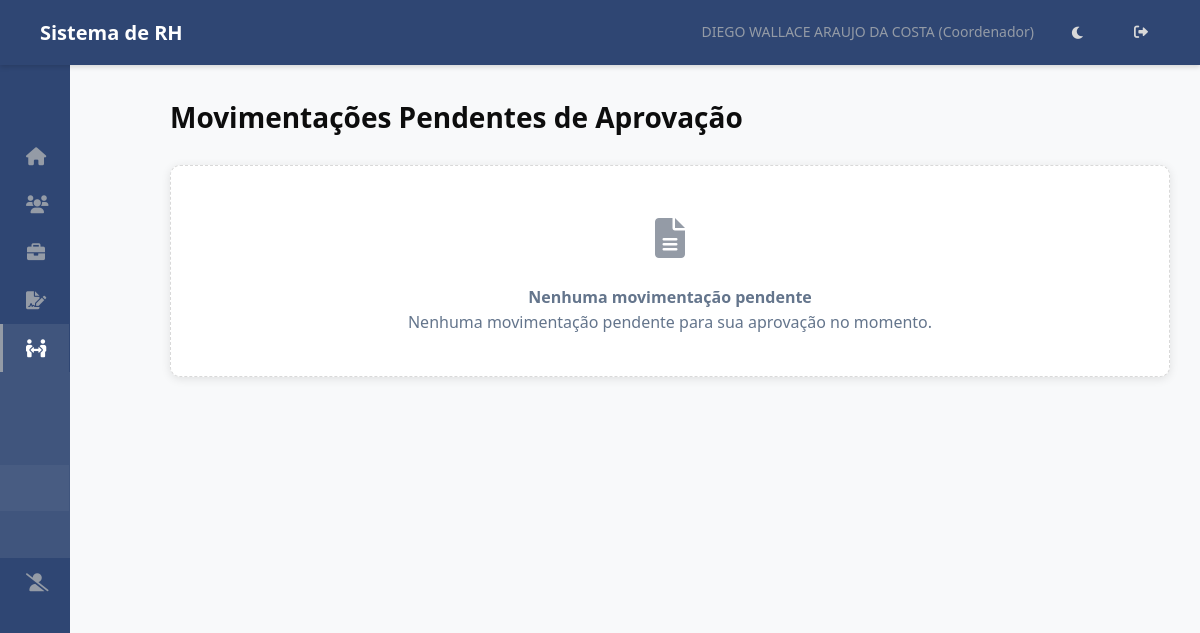
The page /mp/aprovar/ (signed in) on the database as committed earlier.
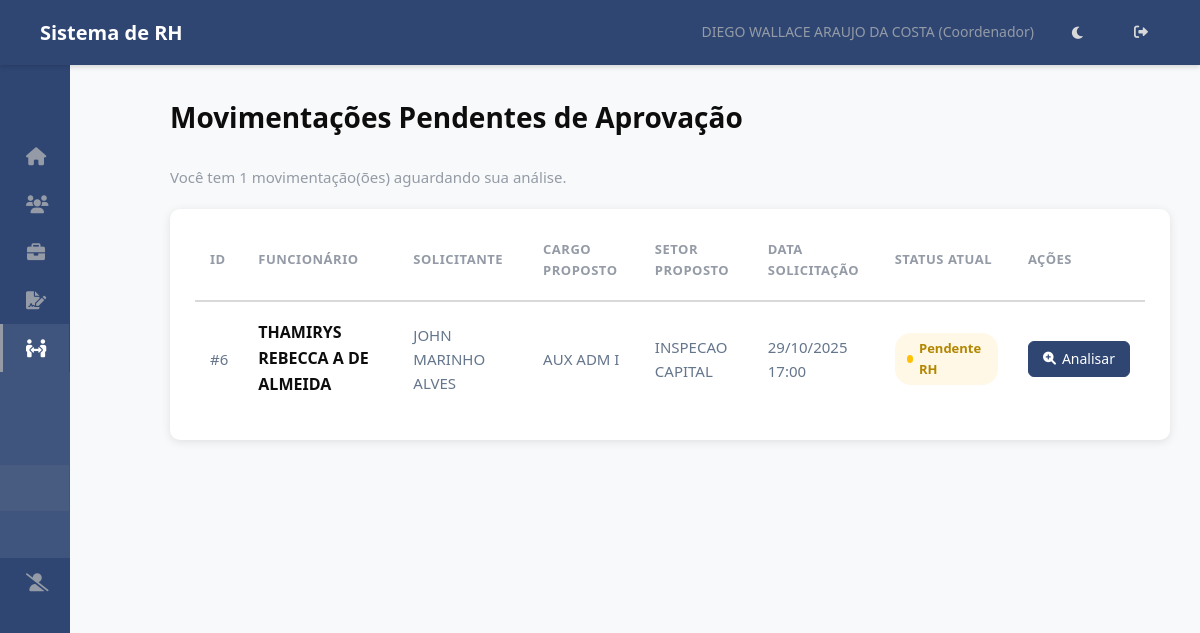
The same page on the database as committed later.
### hierarquia/models.py (models this page shows, shortened)
class MovimentacaoPessoal(models.Model):
    STATUS_MP_CHOICES = [
        ('pendente_gestores', 'Pendente Gestores (Atual e Proposto)'), # Novo status inicial
        ('pendente_rh', 'Pendente RH'),
        ('aprovada', 'Aprovada'),
        ('rejeitada', 'Rejeitada'),
    ]
    solicitante = models.ForeignKey(Funcionario, on_delete=models.PROTECT, related_name='mps_solicitadas', verbose_name="Solicitante (ADM)")
    funcionario_movido = models.ForeignKey(Funcionario, on_delete=models.PROTECT, related_name='movimentacoes', verbose_name="Funcionário a ser Movido")
    criado_em = models.DateTimeField(auto_now_add=True, verbose_name="Data da Solicitação")
    atualizado_em = models.DateTimeField(auto_now=True)
    cargo_atual = models.ForeignKey(Cargo, on_delete=models.PROTECT, related_name='+', verbose_name="Cargo Atual", null=True, blank=True)
    setor_atual = models.ForeignKey(Setor, on_delete=models.PROTECT, related_name='+', verbose_name="Setor Atual", null=True, blank=True)
    salario_atual = models.DecimalField(max_digits=10, decimal_places=2, null=True, blank=True, verbose_name="Salário Atual")
    cargo_proposto = models.ForeignKey(Cargo, on_delete=models.PROTECT, related_name='+', verbose_name="Cargo Proposto")
    setor_proposto = models.ForeignKey(Setor, on_delete=models.PROTECT, related_name='+', verbose_name="Setor Proposto")
    salario_proposto = models.DecimalField(max_digits=10, decimal_places=2, null=True, blank=True, verbose_name="Salário Proposto")
    data_efetiva = models.DateField(verbose_name="Data Efetiva da Movimentação")
    justificativa = models.TextField(verbose_name="Justificativa da Movimentação")
    status = models.CharField(max_length=30, choices=STATUS_MP_CHOICES, default='pendente_gestores', verbose_name="Status da Movimentação")
    aprovador_gestor_proposto = models.ForeignKey(Funcionario, on_delete=models.SET_NULL, null=True, blank=True, related_name='mps_para_aprovar_proposto')
    aprovador_gestor_atual = models.ForeignKey(Funcionario, on_delete=models.SET_NULL, null=True, blank=True, related_name='mps_para_aprovar_atual')
    aprovador_rh = models.ForeignKey(Funcionario, on_delete=models.SET_NULL, null=True, blank=True, related_name='mps_para_aprovar_rh')
    gestor_proposto_aprovou = models.BooleanField(default=False, verbose_name="Gestor Proposto Aprovou?")
    data_aprovacao_gestor_proposto = models.DateTimeField(null=True, blank=True)
    gestor_atual_aprovou = models.BooleanField(default=False, verbose_name="Gestor Atual Aprovou?")
    data_aprovacao_gestor_atual = models.DateTimeField(null=True, blank=True)
    aprovado_por_rh = models.ForeignKey(Funcionario, on_delete=models.SET_NULL, null=True, blank=True, related_name='mps_aprovadas_rh')
    data_aprovacao_rh = models.DateTimeField(null=True, blank=True)
    rejeitado_por = models.ForeignKey(Funcionario, on_delete=models.SET_NULL, null=True, blank=True, related_name='mps_rejeitadas')
    data_rejeicao = models.DateTimeField(null=True, blank=True)
    observacao_rejeicao = models.TextField(blank=True, null=True, help_text="Motivo da rejeição.")
    class Meta:
        verbose_name = "Movimentação Pessoal"
        verbose_name_plural = "Movimentações Pessoais"
        ordering = ['-criado_em']

class Funcionario(models.Model):
    usuario = models.OneToOneField(User, on_delete=models.SET_NULL, null=True, blank=True, related_name='funcionario')
    nome = models.CharField(max_length=255)
    data_nascimento = models.DateField(blank=True, null=True)
    cpf = models.CharField(max_length=14, unique=True, validators=[cpf_validator])
    data_admissao = models.DateField()
    cargo = models.ForeignKey(Cargo, on_delete=models.PROTECT, related_name='funcionarios')
    setor_primario = models.ForeignKey(
        Setor,
        on_delete=models.PROTECT, # Protege contra exclusão de setor com funcionários
        related_name='funcionarios_primarios', # Nome para acesso reverso
        verbose_name='Setor Principal',
        null=True, # TEMPORARIAMENTE True para facilitar migração inicial, depois pode ser False
        blank=True # TEMPORARIAMENTE True
    )
    setores_responsaveis = models.ManyToManyField(
        Setor,
        related_name='responsaveis', # Permite Setor.responsaveis.all()
        blank=True, # Muitos funcionários não serão responsáveis por nenhum setor
        verbose_name='Setores Responsáveis'
    )
    centro_servico = models.ForeignKey(CentroServico, on_delete=models.SET_NULL, null=True, blank=True, related_name='funcionarios')
    ativo = models.BooleanField(default=True)
    criado_em = models.DateTimeField(auto_now_add=True)
    atualizado_em = models.DateTimeField(auto_now=True)
    class Meta:
        ordering = ['nome']
        verbose_name = 'Funcionário'
        verbose_name_plural = 'Funcionários'

class Cargo(models.Model):
    NIVEL_CHOICES = [
        (1, 'Diretor'),
        (2, 'Gestor'),
        (3, 'Coordenador'),
        (4, 'Supervisor'),
        (5, 'ADM/Analista'), # E outros níveis operacionais
    ]
    nome = models.CharField(max_length=255, unique=True)
    nivel = models.IntegerField(choices=NIVEL_CHOICES)
    descricao = models.TextField(blank=True, null=True)
    criado_em = models.DateTimeField(auto_now_add=True)
    atualizado_em = models.DateTimeField(auto_now=True)
    class Meta:
        ordering = ['nivel', 'nome']
        verbose_name = 'Cargo'
        verbose_name_plural = 'Cargos'

class Setor(models.Model):
    nome = models.CharField(max_length=255, unique=True)
    descricao = models.TextField(blank=True, null=True)
    criado_em = models.DateTimeField(auto_now_add=True)
    atualizado_em = models.DateTimeField(auto_now=True)
    class Meta:
        ordering = ['nome']
        verbose_name = 'Setor'
        verbose_name_plural = 'Setores'

### hierarquia/views.py (the view)
# urls.py: path('mp/aprovar/', views.AprovarMovimentacoesListView.as_view(), name='listar_mps_para_aprovar'),
class AprovarMovimentacoesListView(BasePermissionMixin, ListView):
    model = MovimentacaoPessoal
    template_name = 'rh/aprovar_mps_list.html'
    context_object_name = 'movimentacoes'
    paginate_by = 15
    def get_queryset(self):
        user_func = self.funcionario_logado
        q_proposto = Q(aprovador_gestor_proposto=user_func) & Q(gestor_proposto_aprovou=False)
        q_atual = Q(aprovador_gestor_atual=user_func) & Q(gestor_atual_aprovou=False)
        q_rh = Q(aprovador_rh=user_func) & Q(status='pendente_rh')
        return MovimentacaoPessoal.objects.filter(
            q_proposto | q_atual | q_rh
        ).exclude(
            status__in=['aprovada', 'rejeitada']
        ).distinct().order_by('criado_em')
    def get_context_data(self, **kwargs):
        context = super().get_context_data(**kwargs)
        context['titulo_pagina'] = "Movimentações Pendentes de Aprovação"
        return context

### hierarquia/templatetags/rh_tags.py (called while the page is built)
@register.simple_tag
def is_rh_or_dp(funcionario):
    if funcionario and funcionario.setor_primario:
        if funcionario.setor_primario.nome.upper() in (s.upper() for s in RH_DP_SETORES):
            return True
    return False

### hierarquia/views.py (called while the page is built)
    def test_func(self):
        try:
            self.funcionario_logado = Funcionario.objects.get(usuario=self.request.user)
            return True
        except Funcionario.DoesNotExist:
            self.permission_denied_message = 'Não foi encontrado um perfil de funcionário associado ao seu usuário.'
            return False

### templates/rh/aprovar_mps_list.html (shortened to what this page needs)
{% extends 'base.html' %}
{% load static %}
{% block extra_css %}
    <link rel="stylesheet" href="{% static 'css/rh/aprovar_mps_list.css' %}">
{% endblock extra_css %}
{% block content %}
<div class="aprovar-mps-container">
    <div class="page-header">
        <h1>{{ titulo_pagina|default:"Movimentações Pendentes de Aprovação" }}</h1>
    </div>
    {% if movimentacoes %}
        <p class="text-muted">Você tem {{ movimentacoes|length }} movimentação(ões) aguardando sua análise.</p>
        <div class="table-responsive">
            <table class="data-table">
                <thead>
                    <tr>
                        <th>ID</th>
                        <th>Funcionário</th>
                        <th>Solicitante</th>
                        <th>Cargo Proposto</th>
                        <th>Setor Proposto</th>
                        <th>Data Solicitação</th>
                        <th>Status Atual</th>
                        <th>Ações</th>
                    </tr>
                </thead>
                <tbody>
                    {% for mp in movimentacoes %}
                    <tr>
                        <td>#{{ mp.id }}</td>
                        <td><strong>{{ mp.funcionario_movido.nome }}</strong></td>
                        <td>{{ mp.solicitante.nome }}</td>
                        <td>{{ mp.cargo_proposto.nome }}</td>
                        <td>{{ mp.setor_proposto.nome }}</td>
                        <td>{{ mp.criado_em|date:"d/m/Y H:i" }}</td>
                        <td>
                            <span class="status-badge status-{{ mp.status }}">
                                {{ mp.get_status_display }}
                            </span>
                        </td>
                        <td>
                            <a href="{% url 'detalhar_mp' mp.pk %}" class="btn-action-analisar">
                                <i class="fas fa-search-plus"></i> Analisar
                            </a>
                        </td>
                    </tr>
                    {% endfor %}
                </tbody>
            </table>
        </div>
    {% else %}
        <div class="no-results">
            <h4>Nenhuma movimentação pendente</h4>
            <p>Nenhuma movimentação pendente para sua aprovação no momento.</p>
        </div>
    {% endif %}
</div>
{% endblock content %}

Rows that differ between the two databases and show on the page:
added MovimentacaoPessoal: id "6", funcionario_movido.nome "THAMIRYS REBECCA A DE ALMEIDA", solicitante.nome "JOHN MARINHO ALVES", cargo_proposto.nome "AUX ADM I", setor_proposto.nome "INSPECAO CAPITAL", criado_em "29/10/2025 17:00", status "Pendente RH"
Other text that changed with them:
{{ movimentacoes|length }}: (not shown) → "1"
text no longer shown: "Nenhuma movimentação pendente Nenhuma movimentação pendente para sua aprovação no momento."
text now shown: "Você tem movimentação(ões) aguardando sua análise. ID FUNCIONÁRIO SOLICITANTE CARGO PROPOSTO SETOR PROPOSTO DATA SOLICITAÇÃO STATUS ATUAL AÇÕES"
